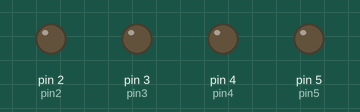
Recording of a sketch running on a simulated Arduino Uno, built with avr-gcc and run on an emulated ATmega328P. On the bench: output pins drawn as LEDs (lit = HIGH).

Above: at 0.1 s.
At 0.9 s:
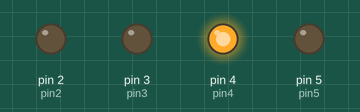
At 1.7 s:
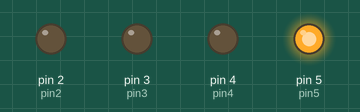
At 3.5 s:
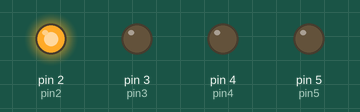
At 5.3 s:
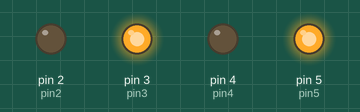
At 7.1 s:
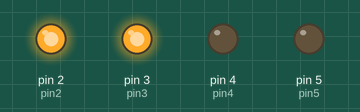
Timing chart, 0 to 7.4 s (numbered marks = the images above):
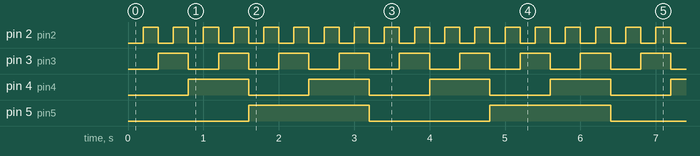

Measured:
- by itself, pin 2 (pin2): alternates HIGH for 0.20 s and LOW for 0.20 s
- by itself, pin 3 (pin3): alternates HIGH for 0.40 s and LOW for 0.40 s
- by itself, pin 4 (pin4): alternates HIGH for 0.80 s and LOW for 0.80 s
- by itself, pin 5 (pin5): alternates HIGH for 1.6 s and LOW for 1.6 s

The sketch:

T6_-_binary_counting.ino
```cpp
int pin2 = 2;
int pin3 = 3;
int pin4 =4;
int pin5 =5;
int wait =200;
void setup() {
  // put your setup code here, to run once:
pinMode(pin2,OUTPUT);
pinMode(pin3,OUTPUT);
pinMode(pin4,OUTPUT);
pinMode(pin5,OUTPUT);
}

void loop() {
  // put your main code here, to run repeatedly:
//0
digitalWrite(pin2,LOW);
digitalWrite(pin3,LOW);
digitalWrite(pin4,LOW);
digitalWrite(pin5,LOW);
delay(wait);
//1
digitalWrite(pin2,HIGH);
digitalWrite(pin3,LOW);
digitalWrite(pin4,LOW);
digitalWrite(pin5,LOW);
delay(wait);
//2
digitalWrite(pin2,LOW);
digitalWrite(pin3,HIGH);
digitalWrite(pin4,LOW);
digitalWrite(pin5,LOW);
delay(wait);
//3
digitalWrite(pin2,HIGH);
digitalWrite(pin3,HIGH);
digitalWrite(pin4,LOW);
digitalWrite(pin5,LOW);
delay(wait);
//4
digitalWrite(pin2,LOW);
digitalWrite(pin3,LOW);
digitalWrite(pin4,HIGH);
digitalWrite(pin5,LOW);
delay(wait);
//5
digitalWrite(pin2,HIGH);
digitalWrite(pin3,LOW);
digitalWrite(pin4,HIGH);
digitalWrite(pin5,LOW);
delay(wait);
//6
digitalWrite(pin2,LOW);
digitalWrite(pin3,HIGH);
digitalWrite(pin4,HIGH);
digitalWrite(pin5,LOW);
delay(wait);
//7
digitalWrite(pin2,HIGH);
digitalWrite(pin3,HIGH);
digitalWrite(pin4,HIGH);
digitalWrite(pin5,LOW);
delay(wait);
//8
digitalWrite(pin2,LOW);
digitalWrite(pin3,LOW);
digitalWrite(pin4,LOW);
digitalWrite(pin5,HIGH);
delay(wait);
//9
digitalWrite(pin2,HIGH);
digitalWrite(pin3,LOW);
digitalWrite(pin4,LOW);
digitalWrite(pin5,HIGH);
delay(wait);
//10
digitalWrite(pin2,LOW);
digitalWrite(pin3,HIGH);
digitalWrite(pin4,LOW);
digitalWrite(pin5,HIGH);
delay(wait);
//11
digitalWrite(pin2,HIGH);
digitalWrite(pin3,HIGH);
digitalWrite(pin4,LOW);
digitalWrite(pin5,HIGH);
delay(wait);
//12
digitalWrite(pin2,LOW);
digitalWrite(pin3,LOW);
digitalWrite(pin4,HIGH);
digitalWrite(pin5,HIGH);
delay(wait);
//13
digitalWrite(pin2,HIGH);
digitalWrite(pin3,LOW);
digitalWrite(pin4,HIGH);
digitalWrite(pin5,HIGH);
delay(wait);
//14
digitalWrite(pin2,LOW);
digitalWrite(pin3,HIGH);
digitalWrite(pin4,HIGH);
digitalWrite(pin5,HIGH);
delay(wait);
//15
digitalWrite(pin2,HIGH);
digitalWrite(pin3,HIGH);
digitalWrite(pin4,HIGH);
digitalWrite(pin5,HIGH);
delay(wait);
}
```
